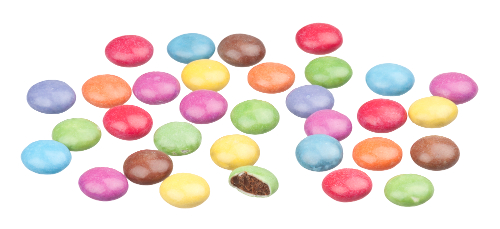
#> input picture Traitement image/TP LPE/smarties.png, 500 x 229 px, found by its file name
$ jupyter execute TP-segmentation.ipynb
#> lines starting #> are read from the running program, lines starting #| are printed output that depends on the picture; after the words box and inside, x2 and y2 are one past the last pixel; in counts of white or black regions, pixels touching at a corner belong together
[cell 1]
import numpy as np
import cv2
from matplotlib import pyplot as plt


smarties=cv2.imread("smarties.png",cv2.IMREAD_GRAYSCALE)
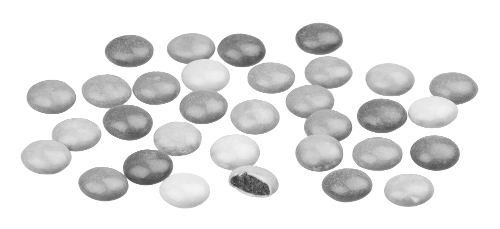
#> smarties: shape (229, 500); min 49, max 255, mean 226.2
plt.figure(figsize=(15,15))
plt.subplot(211)
plt.imshow(smarties,'gray')

[cell 2]
[ret,thresh]= cv2.threshold(smarties, 245, 1, cv2.THRESH_BINARY_INV)
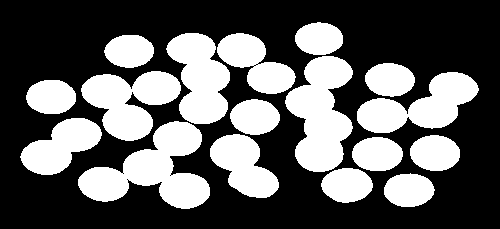
#> thresh: shape (229, 500); values 0 (black) and 1 (white), 37% white; 17 white regions, largest, box (x1, y1, x2, y2) and area: (78, 121, 210, 209) 5628, (285, 56, 353, 172) 5010, (81, 71, 181, 141) 4087
plt.figure(figsize=(15,15))
plt.imshow(thresh,'gray')

[cell 3]
S = cv2.getStructuringElement(cv2.MORPH_ELLIPSE,(35,25))
dist=cv2.distanceTransform(thresh,cv2.DIST_L2,3)
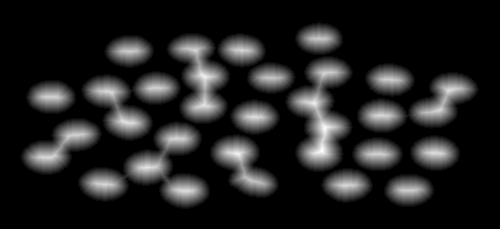
#> dist: shape (229, 500) float32; min 0, max 20.13, mean 2.6; drawn with min black and max white

distb=abs(255-255*dist/np.max(dist))
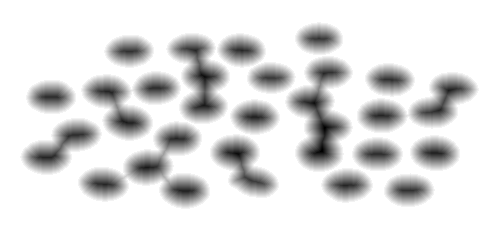
#> distb: shape (229, 500) float32; min 1.53e-05, max 255, mean 221.7


smartieserode=cv2.erode(dist, S, iterations = 1)
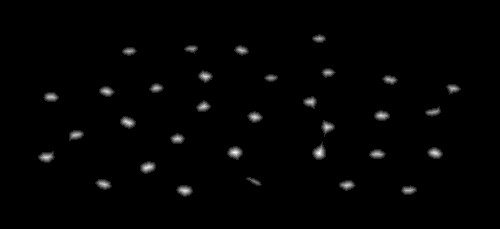
#> smartieserode: shape (229, 500) float32; min 0, max 6.68, mean 0.082; drawn with min black and max white

plt.figure(figsize=(15,15))
plt.imshow(smartieserode,'gray')

[cell 4]
[num_labels, labels]=cv2.connectedComponents(smartieserode.astype(np.uint8))
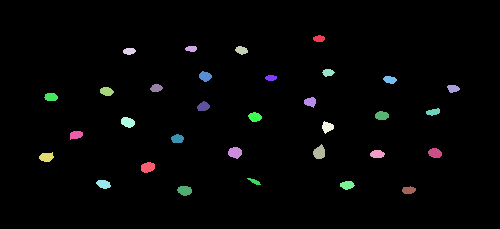
#> labels: shape (229, 500) int32; 33 distinct labels, from 0 to 32; one colour per label, 0 black
#> num_labels = 33
print("Il y a "  + str (num_labels+1) + "smarties")
#| Il y a 34smarties

plt.figure(figsize=(15,15))
#Carte des distances
plt.imshow(labels)

[cell 5]
ret1,thresh_inv = cv2.threshold(smarties,245,1,cv2.THRESH_BINARY)
smarties_marqueur = (num_labels+2)*thresh_inv + labels
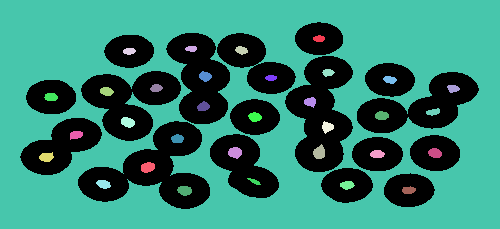
#> smarties_marqueur: shape (229, 500) int32; 34 distinct labels, from 0 to 35; one colour per label, 0 black
plt.figure(figsize=(15,15))
plt.imshow(smarties_marqueur)

[cell 6]
#marq=abs(255-smartieserode)

#[retmar,marqueurs]= cv2.threshold(marq, 254, 5, cv2.THRESH_BINARY)
smartiesdistance=np.multiply(distb,thresh)
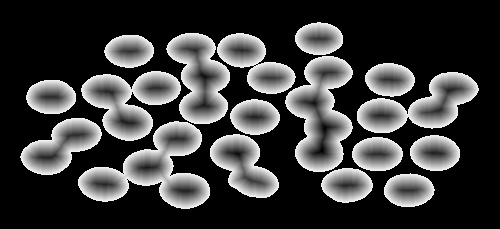
#> smartiesdistance: shape (229, 500) float32; min 0, max 242.9, mean 61
smartiesdistance=np.uint8(smartiesdistance)
plt.figure(figsize=(15,15))
#Carte des distances
plt.imshow(smartiesdistance,'gray')

[cell 7]
n=229
p=500

FAH_ligne=[[] for i in range(256)]
FAH_colonne=[[] for i in range(256)]

smarties2 = np.copy(smarties_marqueur)

print(np.shape(smarties_marqueur))
#| (229, 500)
for i in range(np.shape(smarties_marqueur)[0]):
     for j in range(np.shape(smarties_marqueur)[1]):
         if smarties_marqueur[i,j] != 0:
            FAH_ligne[smartiesdistance[i,j]].append(i)
            FAH_colonne[smartiesdistance[i,j]].append(j)


it=0


while it!=256:
    while FAH_ligne[it] !=[]:
        i= FAH_ligne[it].pop(0)
        j= FAH_colonne[it].pop(0)

        voisin = [(1,0),(-1,0),(0,1),(0,-1)]

        if i == 0:
            if j == 0:
                voisin = [(1,0),(0,1)]
            elif j == np.shape(smarties_marqueur)[1] - 1:
                voisin = [(1,0),(0,-1)]
            else:
                voisin = [(1,0),(0,1),(0,-1)]
        elif i == np.shape(smarties_marqueur)[0] - 1:
            if j == 0:
                voisin = [(-1,0),(0,1)]
            elif j == np.shape(smarties_marqueur)[1] - 1:
                voisin = [(-1,0),(0,-1)]
            else:
                voisin = [(-1,0),(0,1),(0,-1)]
        elif j == 0:
            voisin = [(1,0),(-1,0),(0,1)]
        elif j == np.shape(smarties_marqueur)[1] - 1:
            voisin = [(1,0),(-1,0),(0,-1)]

        for l in range(len(voisin)):
            if smarties2[i+voisin[l][0],j+voisin[l][1]] == 0:
                smarties2[i+voisin[l][0],j+voisin[l][1]] = smarties2[i,j]

                FAH_ligne[np.max([smartiesdistance[i+voisin[l][0],j+voisin[l][1]],it])].append(i+voisin[l][0])
                FAH_colonne[np.max([smartiesdistance[i+voisin[l][0],j+voisin[l][1]],it])].append(j+voisin[l][1])

    it+=1
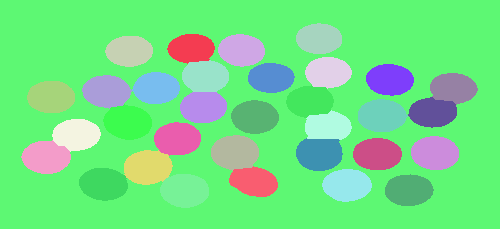
#> smarties2: shape (229, 500) int32; 33 distinct labels, from 1 to 35; one colour per label, 0 black
#> after the loop, it = 256


plt.figure(figsize=(15,15))
plt.imshow(smarties2)
